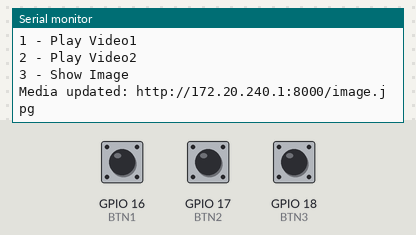
The sketch below on a simulated ESP32. Shown: the last lines printed to the serial monitor. Inputs (shaded band) come from the test bench; at power-on: GPIO 16 (BTN1) HIGH, GPIO 17 (BTN2) HIGH, GPIO 18 (BTN3) HIGH. WiFi joins after 1.5 s; servers stay silent unless stated.

Above: at 4.2 s.
4.3 s: GPIO 16 (BTN1) pulled LOW for 0.15 s
At 5.0 s:
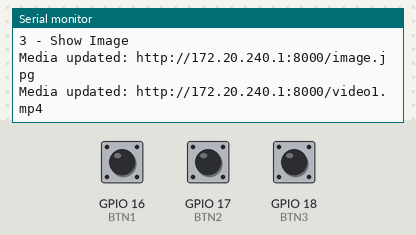
5.9 s: GPIO 17 (BTN2) pulled LOW for 0.15 s
At 7.4 s:
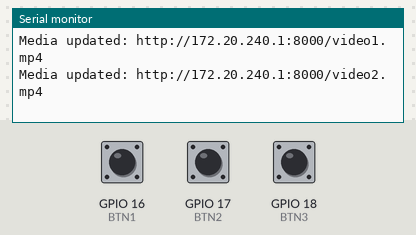

Measured:
- after the input at 4.3 s, the serial monitor: prints a new line at once (image 1)
- after the input at 5.9 s, the serial monitor: prints a new line at once (image 2)

The sketch:

esp32-iot-media-controller.ino
```cpp
#include <WiFi.h>
#include <ESPAsyncWebServer.h>

#define BTN1 16
#define BTN2 17
#define BTN3 18


const char* ssid = "your hotspot SSID";         // Your hotspot SSID
const char* password = "your hostpot password";    // Your hotspot password

// REMOVE THIS STATIC CONFIG — it causes IP conflict if subnet doesn't match
// IPAddress local_IP(192, 168, 1, 184);
// IPAddress gateway(192, 168, 1, 1);
// IPAddress subnet(255, 255, 255, 0);

AsyncWebServer server(80);
AsyncEventSource events("/events");

// Media URLs (hosted on your PC using Python HTTP server)
String media1 = "http://172.20.240.1:8000/video1.mp4";
String media2 = "http://172.20.240.1:8000/video2.mp4";
String media3 = "http://172.20.240.1:8000/image.jpg";

String currentMedia = media3;
bool isVideo = false;

const char index_html[] PROGMEM = R"rawliteral(
<!DOCTYPE html>
<html>
<head>
  <script>
    let fullscreenActivated = false;

    function activateFullscreen() {
      if (fullscreenActivated) return;
      fullscreenActivated = true;
      if (document.documentElement.requestFullscreen) {
        document.documentElement.requestFullscreen().catch(err => console.warn("Fullscreen failed:", err));
      }
    }

    function displayMedia(data) {
      const mediaDiv = document.getElementById("media");
      mediaDiv.innerHTML = "";

      if (data.isVideo) {
        const video = document.createElement('video');
        video.setAttribute('autoplay', '');
        video.setAttribute('muted', '');
        video.setAttribute('playsinline', '');
        video.setAttribute('loop', '');
        video.style.width = '100vw';
        video.style.height = '100vh';
        video.style.objectFit = 'cover';

        const source = document.createElement('source');
        source.setAttribute('src', data.url);
        source.setAttribute('type', 'video/mp4');

        video.appendChild(source);
        mediaDiv.appendChild(video);
      } else {
        const img = document.createElement('img');
        img.setAttribute('src', data.url);
        img.style.width = '100vw';
        img.style.height = '100vh';
        img.style.objectFit = 'cover';
        mediaDiv.appendChild(img);
      }
    }

    window.onload = () => {
      activateFullscreen();

      fetch('/getMedia')
        .then(response => response.json())
        .then(data => {
          displayMedia(data);
        });

      const evtSource = new EventSource("/events");
      evtSource.onmessage = (event) => {
        const data = JSON.parse(event.data);
        displayMedia(data);
      };
    };
  </script>
</head>
<body style="margin:0; overflow:hidden; background:black;">
  <div id="media" style="width:100vw; height:100vh;"></div>
</body>
</html>
)rawliteral";

void handleGetMedia(AsyncWebServerRequest *request) {
  String json = "{\"url\":\"" + currentMedia + "\", \"isVideo\":" + (isVideo ? "true" : "false") + "}";
  request->send(200, "application/json", json);
}

void updateMedia(String url, bool videoFlag) {
  currentMedia = url;
  isVideo = videoFlag;
  String json = "{\"url\":\"" + currentMedia + "\", \"isVideo\":" + (isVideo ? "true" : "false") + "}";
  events.send(json.c_str(), "message", millis());
  Serial.println("Media updated: " + url);
}

void setup() {
  pinMode(BTN1, INPUT_PULLUP);
  pinMode(BTN2, INPUT_PULLUP);
  pinMode(BTN3, INPUT_PULLUP);

  Serial.begin(115200);

  // REMOVE STATIC IP (this was causing connection issues)
  // if (!WiFi.config(local_IP, gateway, subnet)) {
  //   Serial.println("STA Failed to configure");
  // }

  WiFi.begin(ssid, password);

  // Wait for connection
  while (WiFi.status() != WL_CONNECTED) {
    delay(1000);
    Serial.println("Connecting...");
  }

  Serial.println("Connected to WiFi");
  Serial.print("ESP32 IP Address: ");
  Serial.println(WiFi.localIP());  // Use this IP in browser

  Serial.println("Send:");
  Serial.println("1 - Play Video1");
  Serial.println("2 - Play Video2");
  Serial.println("3 - Show Image");

  // Handle root page
  server.on("/", HTTP_GET, [](AsyncWebServerRequest *request){
    request->send(200, "text/html", index_html);
  });

  server.on("/getMedia", HTTP_GET, handleGetMedia);
  server.addHandler(&events);
  server.begin();

  delay(1000);  // Give time for browser to connect
  updateMedia(currentMedia, isVideo);
}

void loop() {
  if (Serial.available()) {
    char cmd = Serial.read();
    if (cmd == '1') updateMedia(media1, true);
    else if (cmd == '2') updateMedia(media2, true);
    else if (cmd == '3') updateMedia(media3, false);
  }

  static unsigned long lastPress = 0;
  if (millis() - lastPress > 300) {
    if (digitalRead(BTN1) == LOW) {
      updateMedia(media1, true);
      lastPress = millis();
    } else if (digitalRead(BTN2) == LOW) {
      updateMedia(media2, true);
      lastPress = millis();
    } else if (digitalRead(BTN3) == LOW) {
      updateMedia(media3, false);
      lastPress = millis();
    }
  }
}
```
